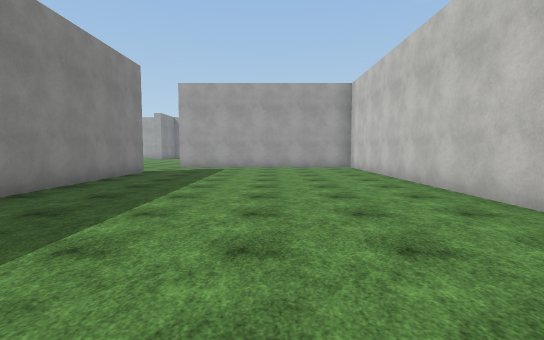
view 1 (above)

21 first-person views from a walk through a Unity game level. The camera is 1.5 m above the floor, tilts 4° down and sees 85° across. The floor is counted in squares, 2 m on a side. Each view is taken from the middle of a square. On the plan, view 1 faces up. The plan holds only what a view shows up to about 10 squares ahead; the rest is blank. The place goes on beyond the plan. The player is left out. Surface patterns are stand-ins for the level's own textures.

view 2
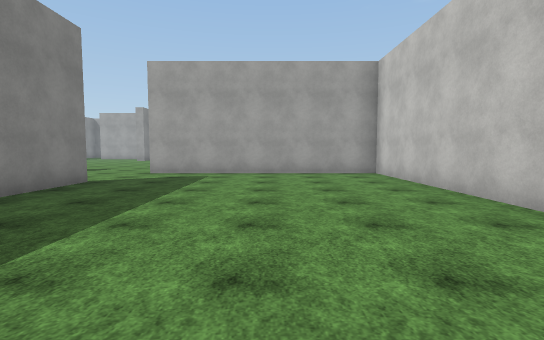

view 3
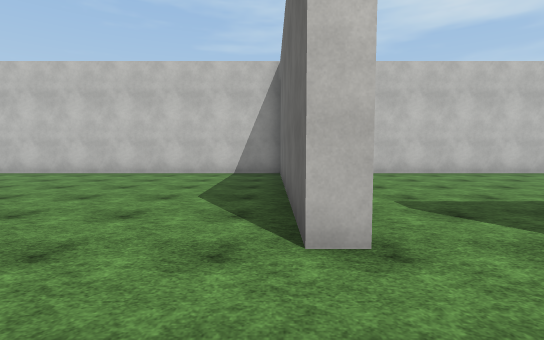

view 4
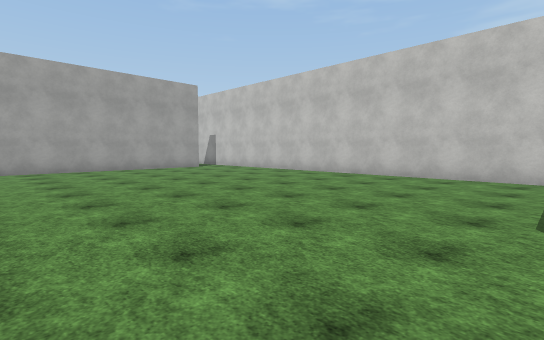

view 5
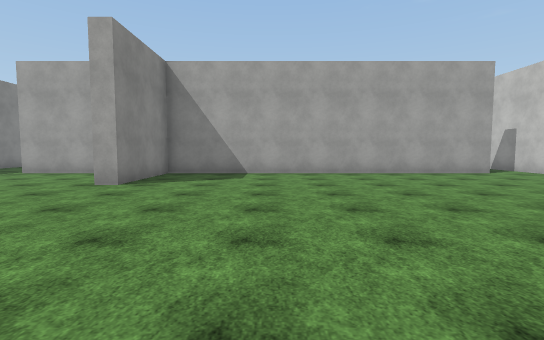

view 6
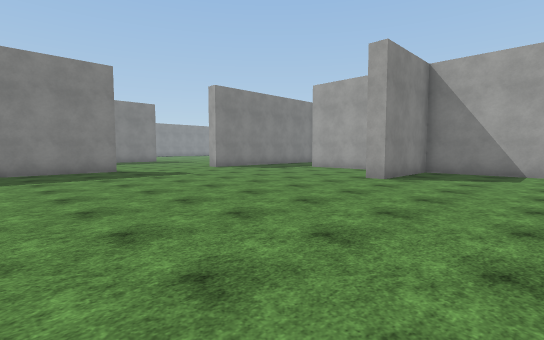

view 7
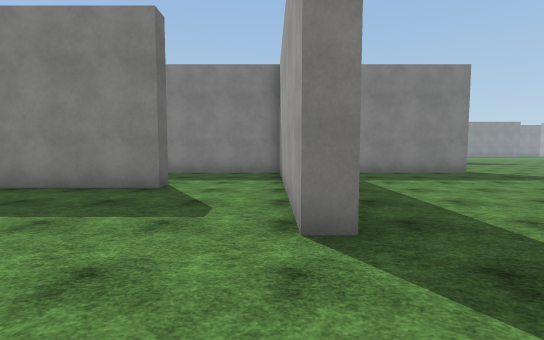

view 8
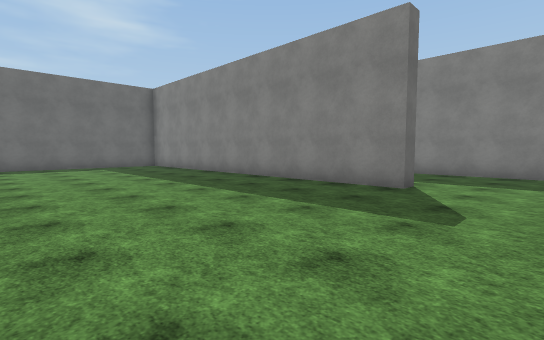

view 9
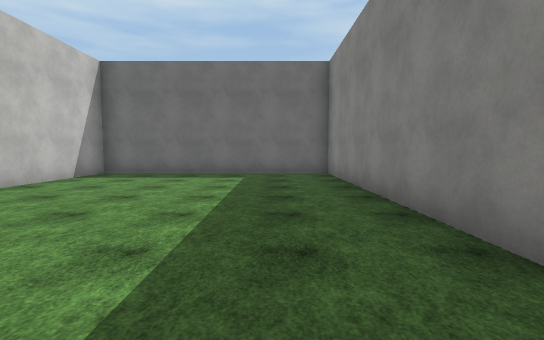

view 10
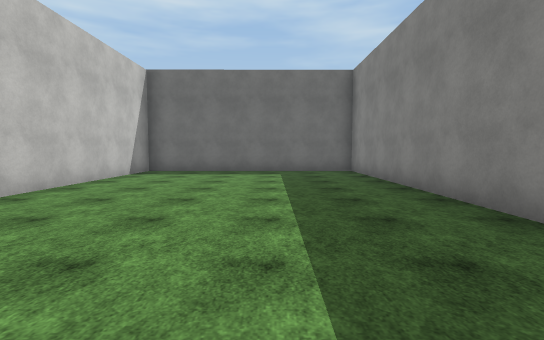

view 11
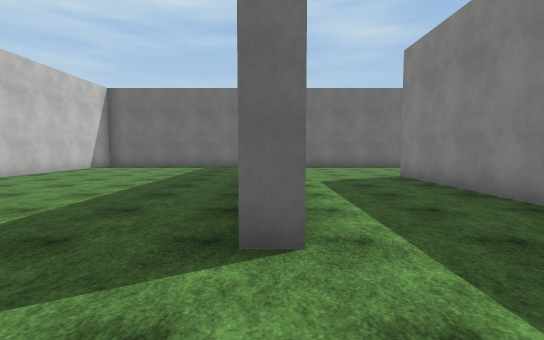

view 12
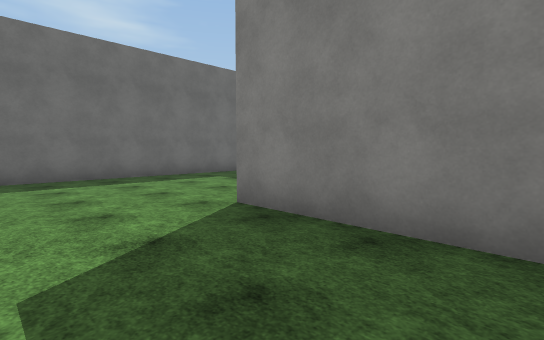

view 13
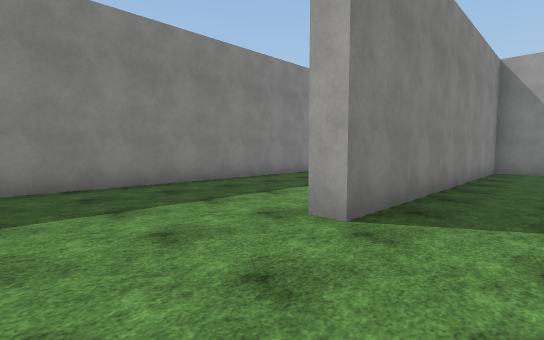

view 14
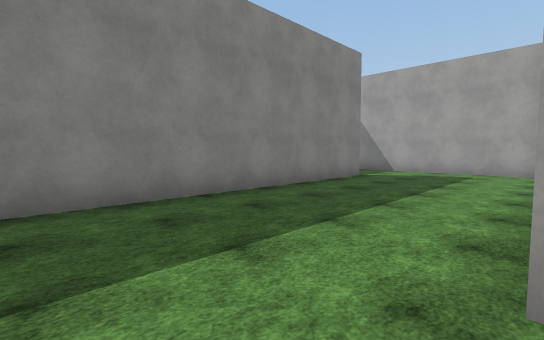

view 15
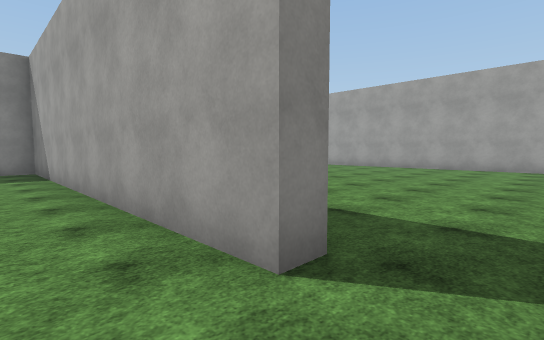

view 16
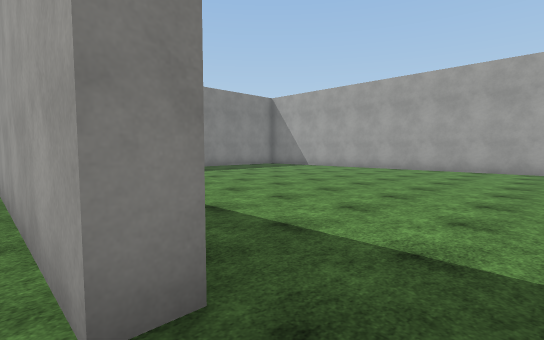

view 17
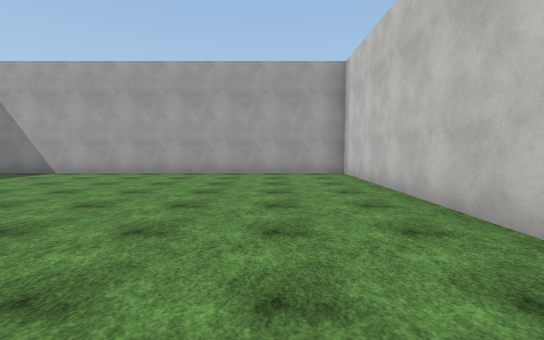

view 18
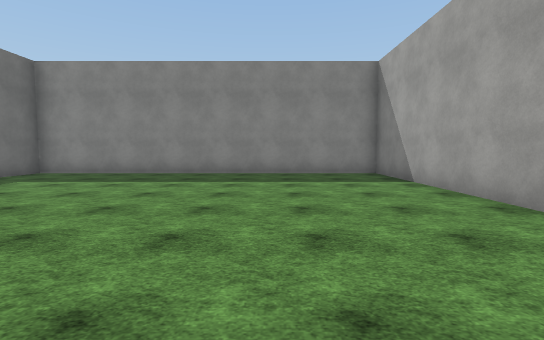

view 19
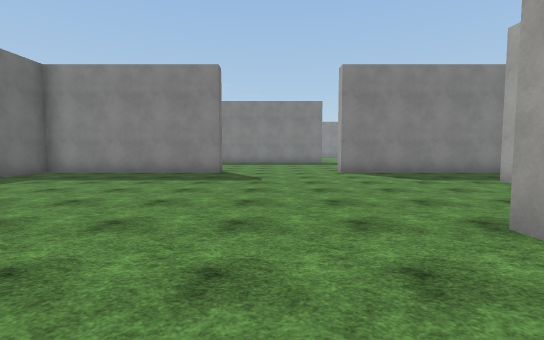

view 20
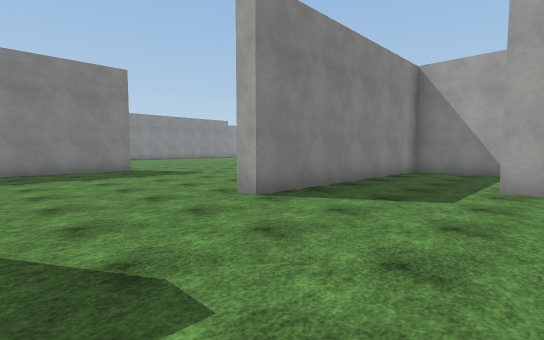

view 21
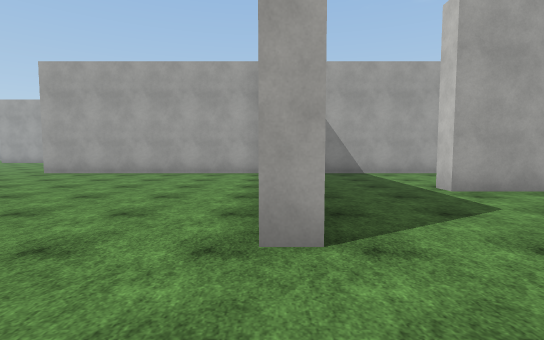

### Floor plan
Points are (right, up) in squares from view 1. A wall is a line through its corners. A room is listed if a view was taken in it or the views show most of it. See-through windows are left out.
Room 1 (views 1, 2, 3, 4, 5, 6, 7, 8, 9, 10, 11, 12, 13, 14, 15, 16, 19, 20, 21)
walls: (-8.5, 12.9) (-8.5, 12.3) (-15.6, 12.3) (-15.6, 3.7) (-16.1, 3.7); (-12.4, 9.8) (-11.8, 9.8) (-11.8, -1.2) (-4.8, -1.2) (-4.8, 4.5); (-16.5, 12.3) (-20, 12.3); (-4.2, 9.9) (-4.2, 4.5); (-15.6, 18.4) (-15.6, 12.8) (-13.9, 12.8); (-20.2, 9.9) (-20.2, 1.2); (-10.5, 25.3) (-12.8, 25.3) (-12.8, 25.7); (-22.7, 22.5) (-22.7, 19.4); (-10.7, 29.3) (-15.6, 29.3) (-15.6, 22.2) (-16.1, 22.2); (1.8, 25.3) (-8.2, 25.3) (-8.2, 22.2) (-8.8, 22.2); (-16.4, 29.3) (-23.2, 29.3); (3.3, 3.5) (3.3, 12.3) (-3.8, 12.3) (-3.8, 12.8) (3.3, 12.8) (3.3, 21.5); (-19, -1.2) (-13.2, -1.2)
ways out: opening at (2.5, 26) to room 2; opening at (-24.5, 30)
Room 2 (views 17, 18)
walls: (3.3, 29.4) (3.3, 36.3) (-8.2, 36.3) (-8.2, 25.8) (-6.9, 25.8); (1.8, 25.9) (1.8, 25.3); (3.3, 25) (3.3, 26.1)
ways out: opening at (2.5, 26) to room 1

Where each view was taken, in squares from view 1:
view 1: 0 up, 0 right, facing up
view 2: 3 up, 0 right, facing up
view 3: 13 up, 6 left, facing right
view 4: 14 up, 5 left, facing up-right
view 5: 16 up, 5 left, facing up
view 6: 15 up, 5 left, facing up-left
view 7: 12 up, 6 left, facing left
view 8: 12 up, 6 left, facing down-left
view 9: 8 up, 10 left, facing down
view 10: 9 up, 9 left, facing down
view 11: 12 up, 12 left, facing down
view 12: 7 up, 13 left, facing down-left
view 13: 1 up, 14 left, facing up-left
view 14: 2 up, 16 left, facing up-left
view 15: 24 up, 3 right, facing up-left
view 16: 25 up, 3 right, facing up-left
view 17: 27 up, 1 right, facing up
view 18: 33 up, 1 right, facing left
view 19: 20 up, 6 left, facing left
view 20: 19 up, 12 left, facing up-left
view 21: 20 up, 16 left, facing up
